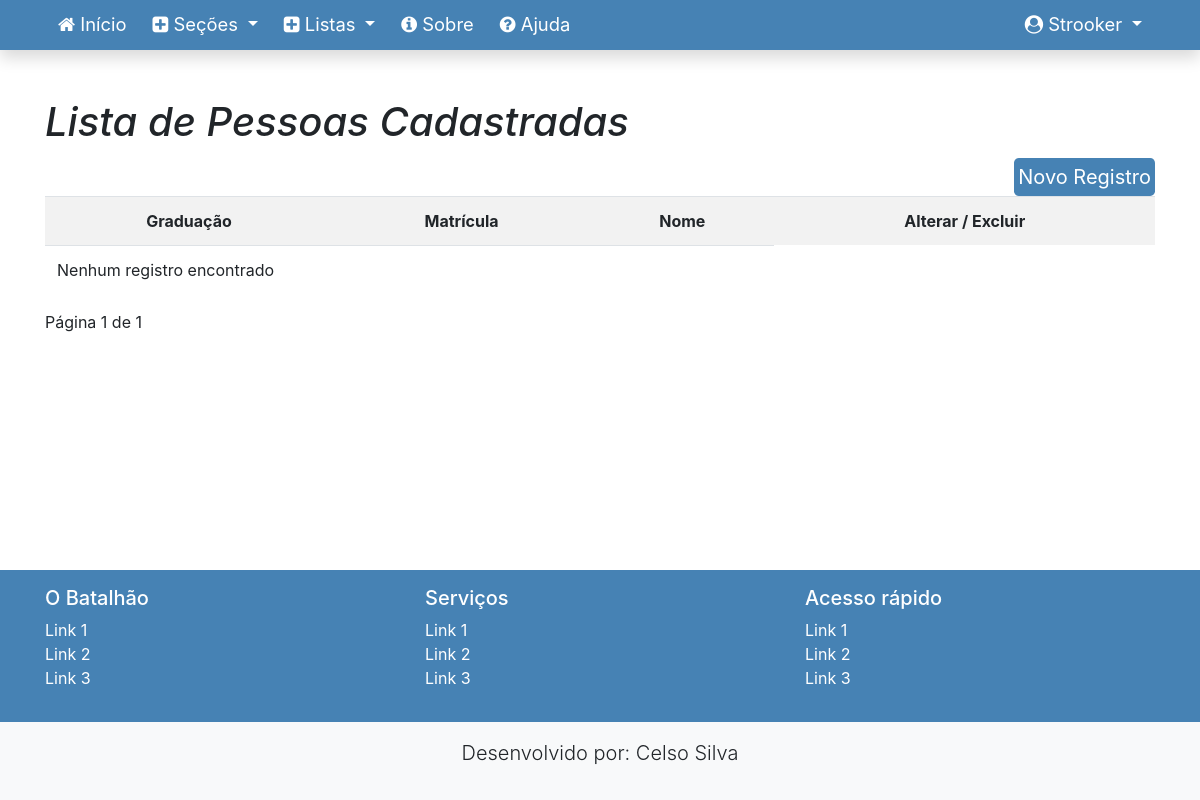
Before: /listar/pessoas/ (signed in) with the older database file.
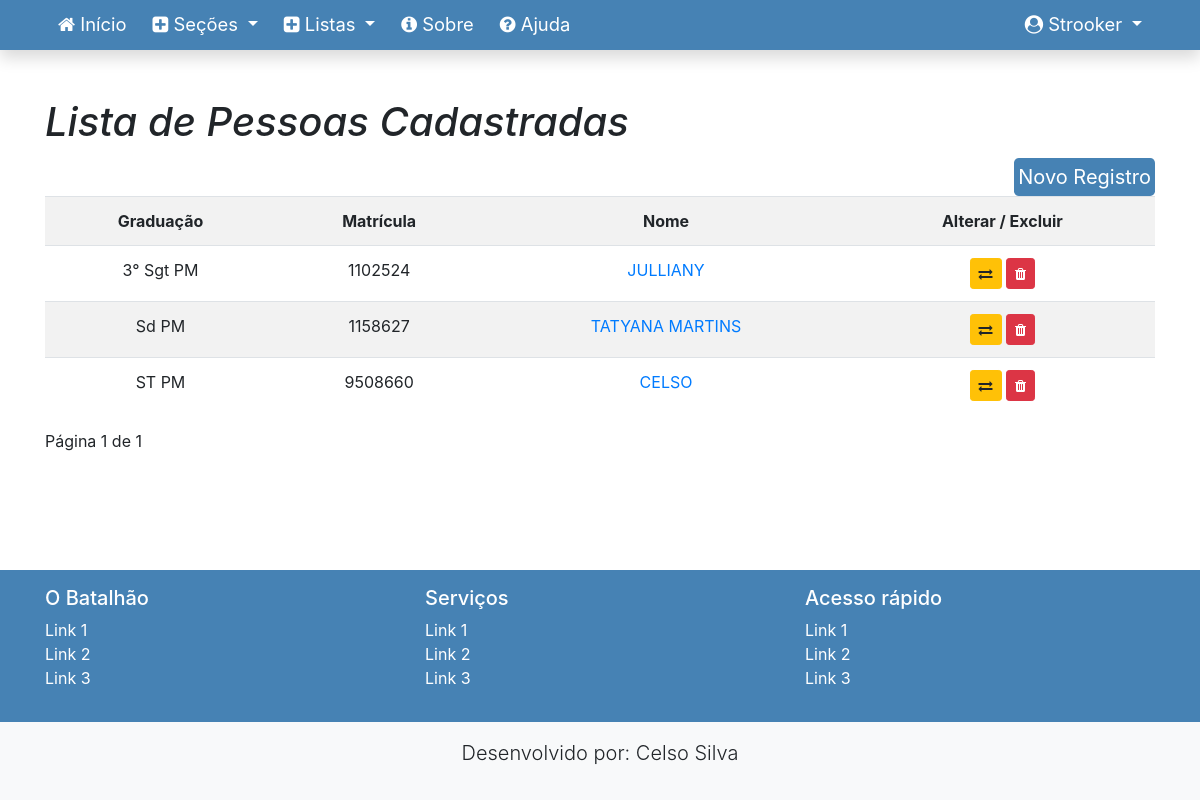
After: the same page with the newer database file.
### appCreate/models.py (models this page shows, shortened)
class Pessoa(models.Model):
    graduacao = models.CharField(max_length=12, verbose_name="graduação", choices=GRADUACAO)
    matricula = models.IntegerField(primary_key=True)
    nome_guerra = models.CharField(max_length=30, verbose_name="nome de guerra")

### appListas/views.py (the view)
# urls.py: path('pessoas/', PessoaList.as_view(), name='pessoaList'),
class PessoaList(LoginRequiredMixin, ListView):
    login_url = reverse_lazy('index')
    model = Pessoa
    template_name = 'appPessoa/listaPessoas.html'
    paginate_by = 10
    def get_context_data(self, *args, **kwargs):
        contexto = super().get_context_data(*args, **kwargs)
        contexto['titulo'] = "Lista de Pessoas Cadastradas"
        return contexto

### appPessoa/templates/appPessoa/listaPessoas.html (shortened to what this page needs)
{% extends 'base.html' %}
{% load static %}
{% load crispy_forms_tags %} class="text-center"
{% block conteudo %}
<h1><i>{{ titulo }}</i></h1>
    <a href="{% url 'pessoaNew' %}" class="bg-ifpr text-white p-1 btn-lg active mt-1 float-right">Novo Registro</a>
<div class="table-responsive">
    <table class="table table-striped">
        <tr>
            <th class="text-center">Graduação</th>
            <th class="text-center">Matrícula</th>
            <th class="text-center">Nome</th>
            <th class="text-center">Alterar / Excluir</th>
        {% for pessoa in object_list %}
         <tr>
            <td class="text-center">{{ pessoa.graduacao }}</td>
            <td class="text-center">{{ pessoa.matricula }}</td>
            <td class="text-center">
                 <a href="{% url 'infoPessoas' %}">{{ pessoa.nome_guerra }}</a>
            </td>
            <td class="text-center">
                <a href="{% url 'pessoaUp' pessoa.pk %}" class="btn btn-warning btn-sm" title="Editar"><i class="fa fa-exchange"></i></a>
                <a href="{% url 'pessoaDel' pessoa.pk %}" class="btn btn-danger btn-sm" title="Excluir"><i class="fa fa-trash"></i></a>
            </td>
         </tr>
         {% empty %}
          <tr>
            <td colspan="3">Nenhum registro encontrado</td>
          </tr>
         {% endfor %}
        </tr>
    </table>
        <div class="pagination">
<span class="step-links">
<span class="current">
Página {{ page_obj.number }} de {{ page_obj.paginator.num_pages }}
</span>
</span>
        </div>
</div>
{% endblock %}

Changed rows visible on the page:
added Pessoa: graduacao "3° Sgt PM", matricula "1102524", nome_guerra "JULLIANY"
added Pessoa: graduacao "Sd PM", matricula "1158627", nome_guerra "TATYANA MARTINS"
added Pessoa: graduacao "ST PM", matricula "9508660", nome_guerra "CELSO"
Other visible differences:
text no longer shown: "Nenhum registro encontrado"
